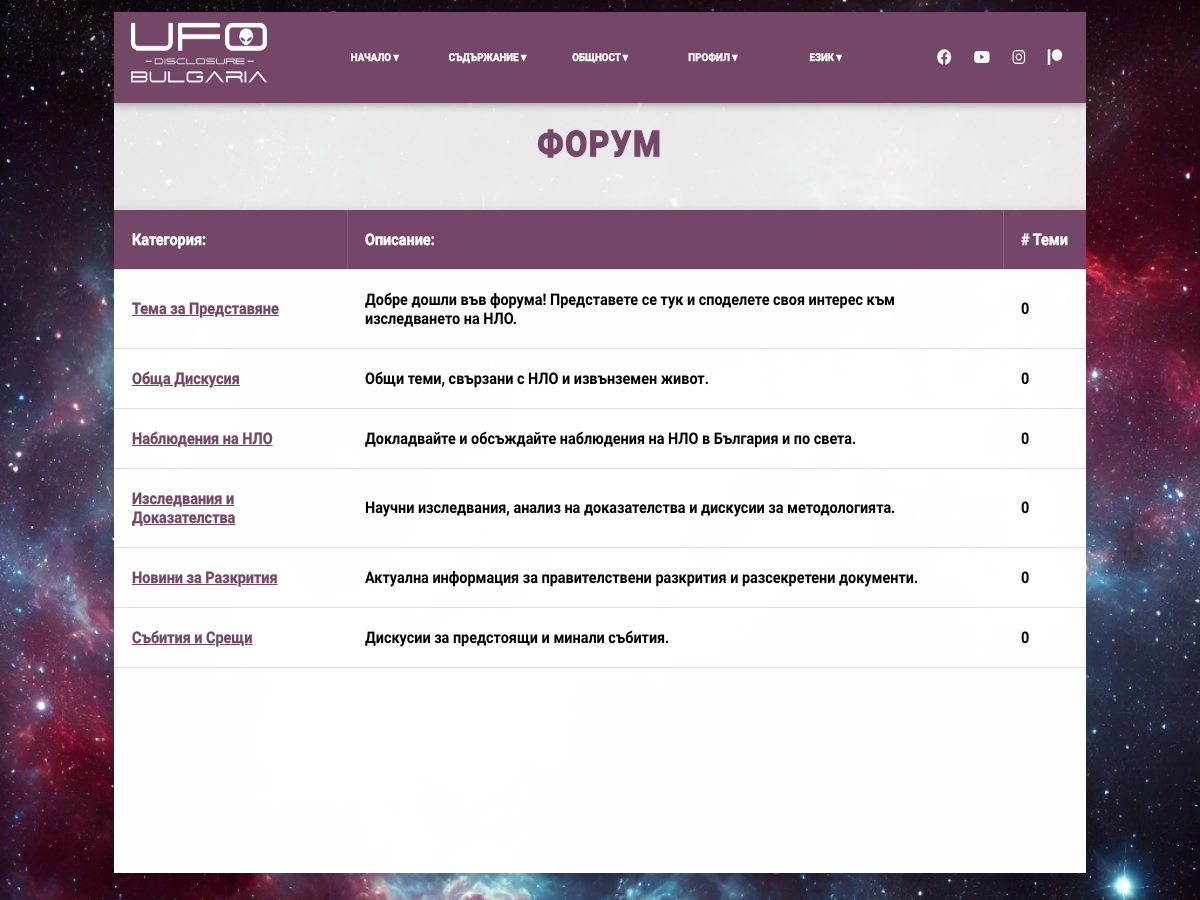
/forum/forum.php?lang=bg, run on the app's committed database.
### tables this page shows
CREATE TABLE FORUM_CATEGORY_TRANSLATIONS (
    translationID       INT             NOT NULL AUTO_INCREMENT,
    categoryID          INT             NOT NULL,
    languageCode        CHAR(2)         NOT NULL,  
    categoryName        VARCHAR(100)    NOT NULL,
    categoryDescription TEXT            NULL,
    PRIMARY KEY (translationID),
    FOREIGN KEY (categoryID) REFERENCES FORUM_CATEGORIES(categoryID) ON DELETE CASCADE,
    UNIQUE KEY unique_translation (categoryID, languageCode),
    INDEX idx_language (languageCode)
);

### forum/forum.php (the view, shortened to what this page needs)
<?php
require_once '../inc/db_connect.php';
if (isset($_GET['lang']) && in_array($_GET['lang'], ['en', 'bg'])) {
    $lang = $_GET['lang'];
} elseif (isset($_SESSION['lang'])) {
    $lang = $_SESSION['lang'];
} else {
    $lang = 'en';
    $_SESSION['lang'] = $lang;
}
$stmt = $db->prepare("
    SELECT fc.categoryID, fc.displayOrder, fc.isPinned, fct.categoryName, fct.categoryDescription
    FROM FORUM_CATEGORIES fc
    JOIN FORUM_CATEGORY_TRANSLATIONS fct ON fc.categoryID = fct.categoryID
    WHERE fct.languageCode = ?
    ORDER BY fc.isPinned DESC, fc.displayOrder ASC
");
$stmt->bindParam(1, $lang, PDO::PARAM_STR);
$stmt->execute();
$categories = $stmt->fetchAll(PDO::FETCH_ASSOC);
$currentCategory = isset($_GET['category']) ? (int)$_GET['category'] : null;
$currentTopic = isset($_GET['topic']) ? (int)$_GET['topic'] : null;
?>
<!DOCTYPE html>
<html lang="<?php echo $lang; ?>">
<head>
    <link rel="stylesheet" href="main.css">
    <link rel="stylesheet" href="https://cdnjs.cloudflare.com/ajax/libs/font-awesome/6.0.0/css/all.min.css">
</head>
<body>
    <main>
        <div class="ribbon">
            <img src="../images/logo.jpg" alt="logo_img" class="logo_img">
            <div class="fa-container">
                <a href="https://www.facebook.com/UFODisclosureBulgaria" class="fa-brands fa-facebook" target="_blank"></a>
                <a href="https://www.youtube.com/@ufodisclosurebulgaria1249/videos" class="fa-brands fa-youtube" target="_blank"></a>
                <a href="https://www.instagram.com/ufodisclosurebulgaria/" class="fa-brands fa-instagram" target="_blank"></a>
                <a href="https://www.patreon.com/user?u=55698119&fbclid=IwY2xjawILL0VleHRuA2FlbQIxMAABHdmd3qR2vt8hYkxFB7ENp1iUcyr7vu6ewhXuomndmWEpPjjU4TJ0WYozAg_aem_VLsRldGoI_lx40W7MBHyhQ" class="fa-brands fa-patreon" target="_blank"></a>
            </div>
            <nav class="navbar">
                <ul class="nav-list">
                    <li class="nav-item dropdown">
                        <a href="#"><?php echo $texts[$lang]['home']; ?> ▾</a>
                    </li>
                    <li class="nav-item dropdown">
                        <a href="#"><?php echo $texts[$lang]['content']; ?> ▾</a>
                    </li>
                    <li class="nav-item dropdown">
                        <a href="#"><?php echo $texts[$lang]['community']; ?> ▾</a>
                    </li>
                    <li class="nav-item dropdown">
                        <a href="#"><?php echo $texts[$lang]['profile']; ?> ▾</a>
                    </li>
                    <li class="nav-item dropdown">
                        <a href="#"><?php echo $texts[$lang]['language']; ?> ▾</a>
                    </li>
                </ul>
            </nav>
        </div>
        <div class="content-board">
        <?php if (!$currentCategory && !$currentTopic): ?>
                    <div class="forum-header">
                        <h1 style="border: none;"><?php echo $texts[$lang]['forum_title']; ?></h1>
                    </div>
                <?php endif; ?>
            <div class="forum-container">
                <?php if (!$currentCategory && !$currentTopic): ?>
                    <table class="category-list">
                        <thead>
                            <tr>
                                <th><?php echo $texts[$lang]['category']; ?></th>
                                <th><?php echo $texts[$lang]['description']; ?></th>
                                <th style="white-space: nowrap;"><?php echo $texts[$lang]['topics']; ?></th>
                            </tr>
                        </thead>
                        <tbody>
                            <?php foreach ($categories as $category): ?>
                                <?php
                                $stmt = $db->prepare("SELECT COUNT(*) as topic_count FROM FORUM_TOPICS WHERE categoryID = ?");
                                $stmt->bindParam(1, $category['categoryID'], PDO::PARAM_INT);
                                $stmt->execute();
                                $topicCount = $stmt->fetch(PDO::FETCH_ASSOC)['topic_count'];
                                ?>
                                <tr class="<?= $category['isPinned'] ? 'pinned-category' : '' ?>">
                                    <td>
                                        <a href="forum.php?category=<?= $category['categoryID'] ?>&lang=<?php echo $lang; ?>" class="topic-title"><?= htmlspecialchars($category['categoryName']) ?></a>
                                    </td>
                                    <td><?= htmlspecialchars($category['categoryDescription']) ?></td>
                                    <td><?= $topicCount ?></td>
                                </tr>
                            <?php endforeach; ?>
                        </tbody>
                    </table>
                <?php endif; ?>
            </div>
        </div>
    </main>
</body>
</html>

### forum/main.css (style rules this page uses)
* { margin: 0; padding: 0; box-sizing: border-box; font-family: Arial, sans-serif; }
h1 { color: #744769; margin-bottom: 40px; padding-top: 20px; font-size: 2.2rem; letter-spacing: 2px; text-shadow: 1px 1px 2px rgba(0, 0, 0, 0.1); font-family: 'Jura', sans-serif; font-weight: 700; -webkit-text-stroke: 1.5px #744769; text-align: center; padding-bottom: 5px; border-bottom: 2px solid #744769; }
.logo_img { position: absolute; left: 1%; top: 3%; height: 80%; max-width: 100% }
body { background-image: url('../images/space_img.jpg'); background-size: cover; background-repeat: no-repeat; background-attachment: fixed; background-position: center; margin: 0; height: 100vh; text-align: center; overflow: hidden; }
.ribbon { margin-top: 1%; position: relative; top: 0%; left: 50%; width: 90%; transform: translateX(-50%); background-color: #744769; color: white; padding: 1.5%; box-shadow: 0 4px 6px rgba(0, 0, 0, 0.2); z-index: 10; text-align: center; }
.content-board { width: 90%; background-color: rgba(255, 255, 255, 0.9); box-shadow: 0 4px 15px rgba(0, 0, 0, 0.2); text-align: center; margin: auto; max-height: 770px; opacity: 0; transition: height 1s ease-out, opacity 1s ease-out; overflow-y: auto; }
.content-board.loaded { opacity: 1; }
* { margin: 0; padding: 0; box-sizing: border-box; }
.navbar { background-color: #744769; padding: 1% 0; font-weight: bold; }
.nav-list { list-style-type: none; display: flex; justify-content: center; }
.nav-item { position: relative; width: 10%; margin: 1%; }
.nav-item a { text-decoration: none; color: white; display: block; font-size: 90%; font-family: 'Jura', sans-serif; font-weight: 700; -webkit-text-stroke: 0.5px white; }
.fa-container { position: fixed; top: 40%; right: 10%; display: flex; gap: 45%; font-size: 130%; }
.fa-brands { text-decoration: none; }
.fa-patreon, .fa-facebook, .fa-youtube, .fa-instagram { background: #744769; color: white; border-radius: 5%; }
.forum-container { width: 100%; margin: auto; background-color: rgba(255, 255, 255, 0.95); box-shadow: 0 4px 15px rgba(0, 0, 0, 0.2); min-height: 770px; overflow: auto; max-height: auto; }
.category-list { width: 100%; border-collapse: collapse; font-family: 'Jura', sans-serif; font-weight: 700; }
.category-list th, .category-list td { padding: 20px; text-align: left; border-bottom: 1px solid #e0e0e0; font-family: 'Jura', sans-serif; font-weight: 700; }
.category-list th { background-color: #744769; color: white; font-family: 'Jura', sans-serif; font-weight: 700; -webkit-text-stroke: 0.5px; }
.category-list tr { transition: transform 0.2s; }
.topic-title { font-weight: bold; color: #744769; font-family: 'Jura', sans-serif; font-weight: 700; -webkit-text-stroke: 0.3px; }
@media screen and (min-width: 1133px) and (max-width: 1320px) { body { transform: scale(0.9, 1); transform-origin: top center; width: 100%; margin: 0 auto; } }
@media screen and (min-width: 1133px) and (max-width: 1320px) { .nav-item a { font-size: 75%; } }
@media screen and (min-width: 1133px) and (max-width: 1320px) { .nav-item.dropdown { font-size: 90%; } }
@media screen and (min-width: 1133px) and (max-width: 1320px) { .fa-brands { font-size: 1rem; padding: 5px; } }
@media screen and (min-width: 1133px) and (max-width: 1320px) { .fa-container { gap: 15px; right: 2%; top: 35%; } }
@media screen and (min-width: 1133px) and (max-width: 1320px) { .content-board { width: 90%; } }
@media screen and (min-width: 1133px) and (max-width: 1320px) { .ribbon { width: 90%; } }
@media screen and (min-width: 1133px) and (max-width: 1320px) { .nav-list { flex-direction: row; } }
@media screen and (min-width: 1133px) and (max-width: 1320px) { .category-list th, .category-list td, .topic-list th, .topic-list td { padding: 20px; } }

### data on the page
forum_category_translations: categoryName "Тема за Представяне", categoryDescription "Добре дошли във форума! Представете се тук и споделете своя интерес към изследването на НЛО.", topicCount "0"
forum_category_translations: categoryName "Обща Дискусия", categoryDescription "Общи теми, свързани с НЛО и извънземен живот.", topicCount "0"
forum_category_translations: categoryName "Наблюдения на НЛО", categoryDescription "Докладвайте и обсъждайте наблюдения на НЛО в България и по света.", topicCount "0"
forum_category_translations: categoryName "Изследвания и Доказателства", categoryDescription "Научни изследвания, анализ на доказателства и дискусии за методологията.", topicCount "0"
forum_category_translations: categoryName "Новини за Разкрития", categoryDescription "Актуална информация за правителствени разкрития и разсекретени документи.", topicCount "0"
forum_category_translations: categoryName "Събития и Срещи", categoryDescription "Дискусии за предстоящи и минали събития.", topicCount "0"

### other printed values
$texts[$lang]['home'] "НАЧАЛО"
$texts[$lang]['content'] "СЪДЪРЖАНИЕ"
$texts[$lang]['community'] "ОБЩНОСТ"
$texts[$lang]['profile'] "ПРОФИЛ"
$texts[$lang]['language'] "ЕЗИК"
$texts[$lang]['forum_title'] "ФОРУМ"
$texts[$lang]['category'] "Категория:"
$texts[$lang]['description'] "Описание:"
$texts[$lang]['topics'] "# Теми"
